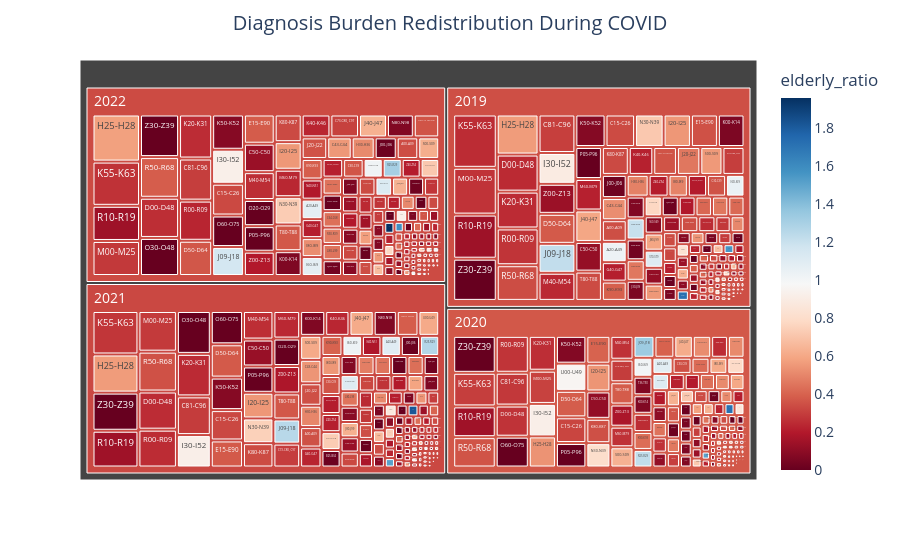

Notebook code cell kept with this figure:
### Code cell
fig = px.treemap(
    data[data['year'] >= 2019],
    path=['year', 'diagnosis_group'],  # show 3-letter code in boxes
    values='admissions',
    color='elderly_ratio',
    color_continuous_scale='RdBu',
    hover_data={
        'group_description': True,   # show full name on hover
        'diagnosis_group': False,    # avoid duplication
        'year': False
    }
)

fig.update_layout(
    title="Diagnosis Burden Redistribution During COVID",
    title_x=0.5,  # center the title
    font=dict(size=14))

# Improve hover formatting
fig.update_traces(
    hovertemplate="<b>%{label}</b><br>" +
                  "Admissions: %{value}<br>" +
                  "Elderly Ratio: %{color:.2f}<br>" +
                  "Description: %{customdata[0]}<extra></extra>"
)

fig.show()

### Figure 1 — Plotly figure (JSON) as saved in the notebook; plotly's stock layout.template omitted (floating-point values rounded to 4 significant figures; data arrays with more than 128 entries replaced by an {"elided": "..."} marker saying what was removed)
{"data": [{"branchvalues": "total", "customdata": {"elided": "642x4 mixed values"}, "domain": {"x": [0, 1], "y": [0, 1]}, "hovertemplate": "<b>%{label}</b><br>Admissions: %{value}<br>Elderly Ratio: %{color:.2f}<br>Description: %{customdata[0]}<extra></extra>", "ids": {"elided": "642 str values"}, "labels": {"elided": "642 str values"}, "marker": {"coloraxis": "coloraxis", "colors": {"elided": "642 float values"}}, "name": "", "parents": {"elided": "642 str values"}, "type": "treemap", "values": {"elided": "642 float values"}}], "layout": {"autosize": true, "coloraxis": {"colorbar": {"title": {"text": "elderly_ratio"}}, "colorscale": [[0, "rgb(103,0,31)"], [0.1, "rgb(178,24,43)"], [0.2, "rgb(214,96,77)"], [0.3, "rgb(244,165,130)"], [0.4, "rgb(253,219,199)"], [0.5, "rgb(247,247,247)"], [0.6, "rgb(209,229,240)"], [0.7, "rgb(146,197,222)"], [0.8, "rgb(67,147,195)"], [0.9, "rgb(33,102,172)"], [1, "rgb(5,48,97)"]]}, "font": {"size": 14}, "legend": {"tracegroupgap": 0}, "margin": {"t": 60}, "title": {"text": "Diagnosis Burden Redistribution During COVID", "x": 0.5}}}
